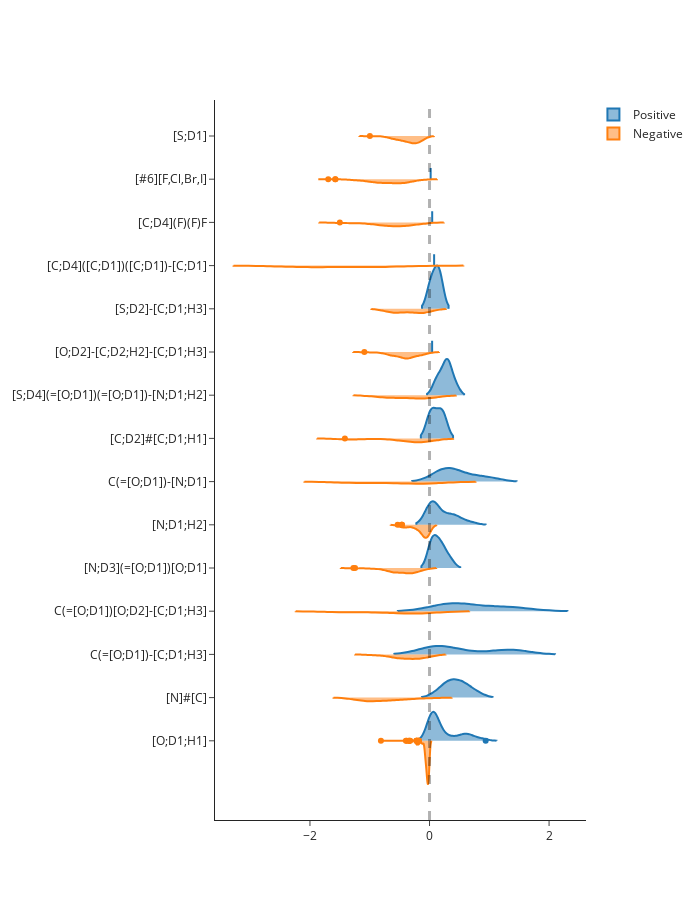

The notebook cell this image was saved under:
### Code cell
fig = go.Figure()

fig.add_trace(
    go.Violin(
        x=attributions_mask["attribution"][attributions_mask["attribution"] > 0],
        y=attributions_mask["functional_group"][attributions_mask["attribution"] > 0],
        name="Positive", side="positive"
    )
)

fig.add_trace(
    go.Violin(
        x=attributions_mask["attribution"][attributions_mask["attribution"] < 0],
        y=attributions_mask["functional_group"][attributions_mask["attribution"] < 0],
        name="Negative", side="negative"
    )
)

fig.add_vline(x=0, line_width=3, line_dash="dash")
fig.update_traces(scalemode='count', width=2, orientation='h')
fig.update_layout(autosize=False, width=700, height=900, template="simple_white", 
                 violingap=0, violingroupgap=0, violinmode='overlay'
)
fig.show()

### Figure 1 — Plotly figure (JSON) as saved in the notebook; plotly's stock layout.template omitted (floating-point values rounded to 4 significant figures; data arrays with more than 128 entries replaced by an {"elided": "..."} marker saying what was removed)
{"data": [{"name": "Positive", "orientation": "h", "scalemode": "count", "side": "positive", "type": "violin", "width": 2, "x": {"elided": "393 float values"}, "y": {"elided": "393 str values"}}, {"name": "Negative", "orientation": "h", "scalemode": "count", "side": "negative", "type": "violin", "width": 2, "x": {"elided": "1315 float values"}, "y": {"elided": "1315 str values"}}], "layout": {"autosize": false, "height": 900, "shapes": [{"line": {"dash": "dash", "width": 3}, "type": "line", "x0": 0, "x1": 0, "xref": "x", "y0": 0, "y1": 1, "yref": "y domain"}], "violingap": 0, "violingroupgap": 0, "violinmode": "overlay", "width": 700, "xaxis": {"autorange": true, "range": [-3.588, 2.618], "type": "linear"}, "yaxis": {"autorange": true, "range": [-1.833, 14.83], "type": "category"}}}
